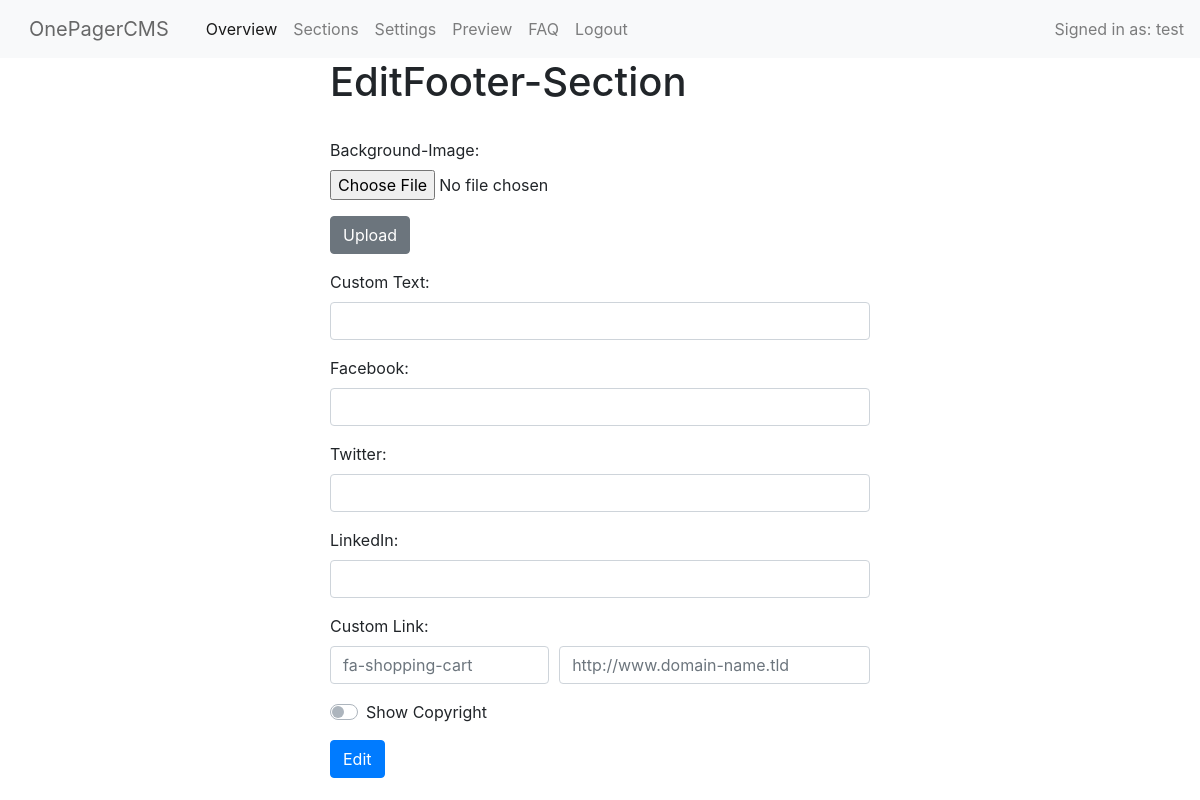
The page /misc/footer.php?action=Edit (signed in) on the database as committed earlier.
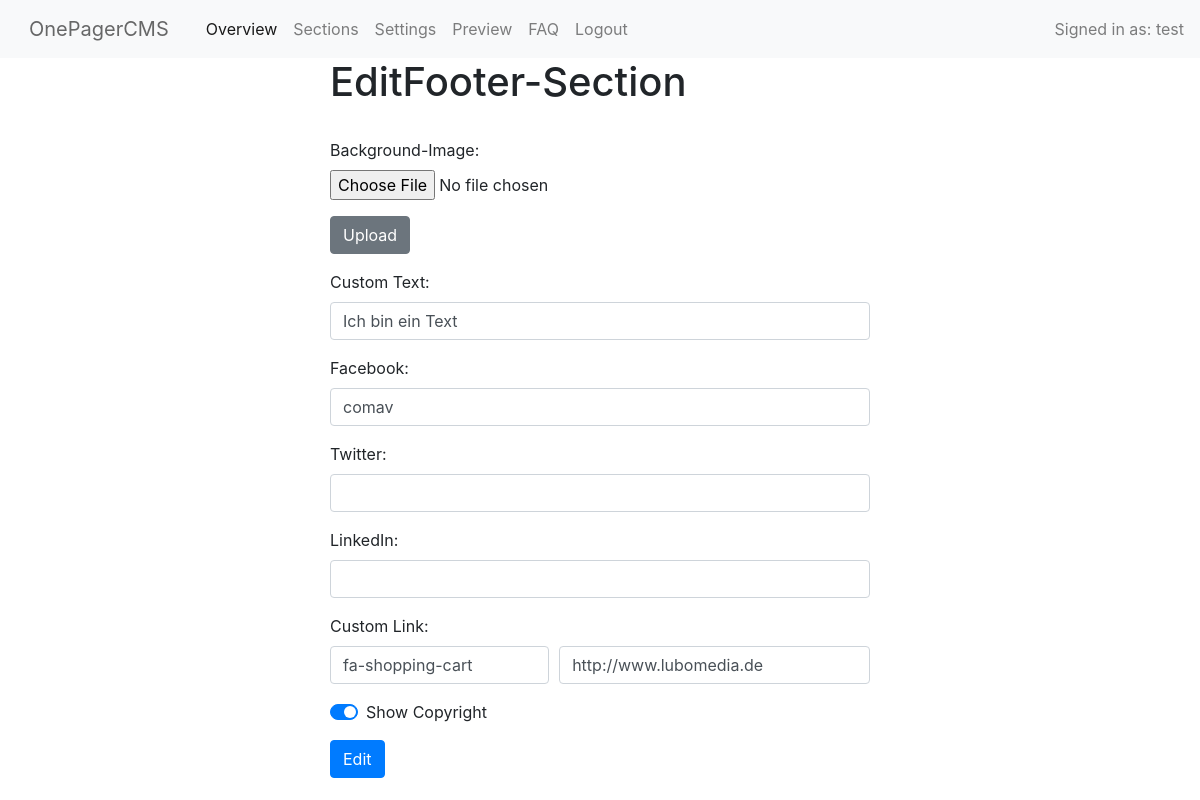
The same page on the database as committed later.
### tables this page shows
CREATE TABLE footer
(
    fid int PRIMARY KEY,
    custom TEXT,
    facebook_page VARCHAR(50),
    twitter_page VARCHAR(50),
    linkedin_page VARCHAR(50),
    custom_page varchar(100),
    copyright boolean
, custom_icon VARCHAR(30) NULL);

### database/connect.php (called while the page is built, shortened)
<?php
$datenbank = "../database/SQLiteDatabase.db";
?>

### database/SQLFooterActions.php (called while the page is built, shortened)
<?php
class SQLFooterActions
{
    public function getFooterEntry($var)
    {
        include '../database/connect.php';
        try {
            $selval = $db->prepare("SELECT $var FROM footer WHERE fid =:fid;");
            $selval->bindValue(':fid', 0);
            $selval->execute();
            $val = $selval->fetch();
            return $val[$var];
        } catch (Exception $exception) {
            echo 'Something went wrong: ' . $exception->getMessage();
        }
    }
}

### misc/footer.php (the view, shortened to what this page needs)
<?php
include "../database/SQLFooterActions.php";
$headline = (isset($_GET['action'])) ? $_GET['action'] : $_POST['action'];
$writeable = ($headline == "Delete") ? "readonly" : "";
$disabled = ($headline == "Delete") ? "disabled" : "";
$footeractions = new SQLFooterActions();
$customtext = $footeractions->getFooterEntry('custom');
$facebook = $footeractions->getFooterEntry('facebook_page');
$twitter = $footeractions->getFooterEntry('twitter_page');
$linkedin = $footeractions->getFooterEntry('linkedin_page');
$customPage = $footeractions->getFooterEntry('custom_page');
$customIcon = $footeractions->getFooterEntry('custom_icon');
?>
<!DOCTYPE html>
<html>
<?php include_once "../core/inc/head.php" ?>
<?php include_once "../core/inc/header.php" ?>
<div class="container">
    <div class="row">
        <div class="col">
        </div>
        <div class="col-6">
            <h1><?php echo "$headline" ?>Footer-Section</h1>
            <form enctype="multipart/form-data" action="../misc/backgroundupload.php" method="post" id="uploadform">
                <div class="form-group">
                    <img class="img-fluid" src="<?php echo $backgroundimage ?>"><br>
                    <label for="image-upload">Background-Image:</label>
                    <input name="background-upload" class="form-control-file" type="file" <?php echo $disabled ?>>
                </div>
                <div class="form-group">
                    <input type='submit' class="btn btn-secondary" name='upload'
                           id='image-upload' value='Upload' <?php echo $disabled ?>>
                </div>
            </form>
            <form action="../misc/changefooter.php" method="post" id="changeform">
                <div class="form-group">
                    <label for="title">Custom Text:</label>
                    <input type="text" id="custom" class="form-control" name="custom"
                           value="<?php echo $customtext ?>" <?php echo $writeable ?>>
                </div>
                <div class="form-group">
                    <label for="mutedtitle"">Facebook:</label>
                    <input type="text" id=mutedtitle" class="form-control" <?php echo $writeable ?>
                           name="facebook" value="<?php echo $facebook ?>">
                </div>
                <div class="form-group">
                    <label for="mutedtitle"">Twitter:</label>
                    <input type="text" id=mutedtitle" class="form-control" <?php echo $writeable ?>
                           name="twitter" value="<?php echo $twitter ?>">
                </div>
                <div class="form-group">
                    <label for="mutedtitle"">LinkedIn:</label>
                    <input type="text" id=mutedtitle" class="form-control" <?php echo $writeable ?>
                           name="twitter" value="<?php echo $linkedin ?>">
                </div>
                <label for="mutedtitle"">Custom Link:</label>
                <div class="form-row">
                    <div class="form-group col-md-5">
                        <input type="text" class="form-control" name="customIcon" placeholder="fa-shopping-cart"
                               value="<?php echo $customIcon ?>">
                    </div>
                    <div class="form-group col-md">
                        <input type="text" class="form-control" name="customPage"
                               placeholder="http://www.domain-name.tld" value="<?php echo $customPage ?>">
                    </div>
                </div>
                <div class="form-group custom-control custom-switch">
                    <label class="custom-control-label" for="copyright">Show Copyright</label>
                </div>
                <div class="form-group">
                    <input type='submit' class="btn btn-primary" name='action'
                           id='change' value='<?php echo $headline ?>'>
                </div>
            </form>
        </div>
        <div class="col"></div>
    </div>
</div>
</body>
</html>

Rows that differ between the two databases and show on the page:
added footer: custom "Ich bin ein Text", facebook "comav", customIcon "fa-shopping-cart", customPage "http://www.lubomedia.de"
